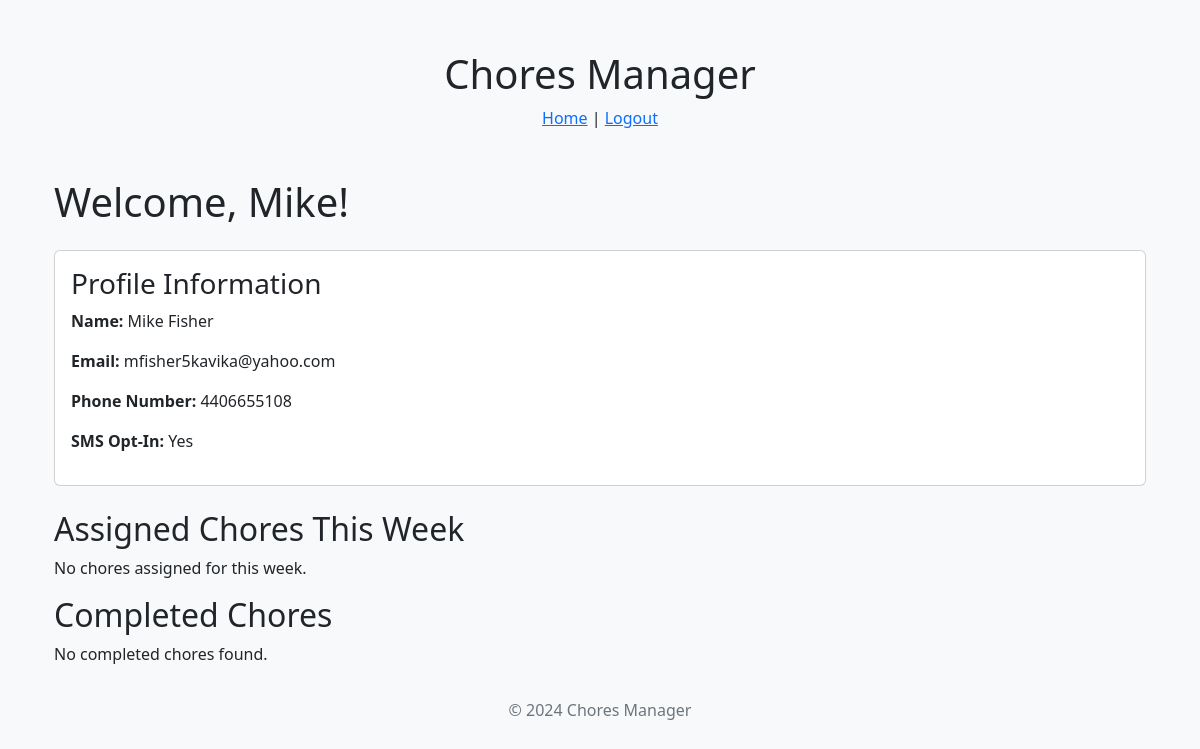
/ (signed in), run on an earlier commit of the app's database.
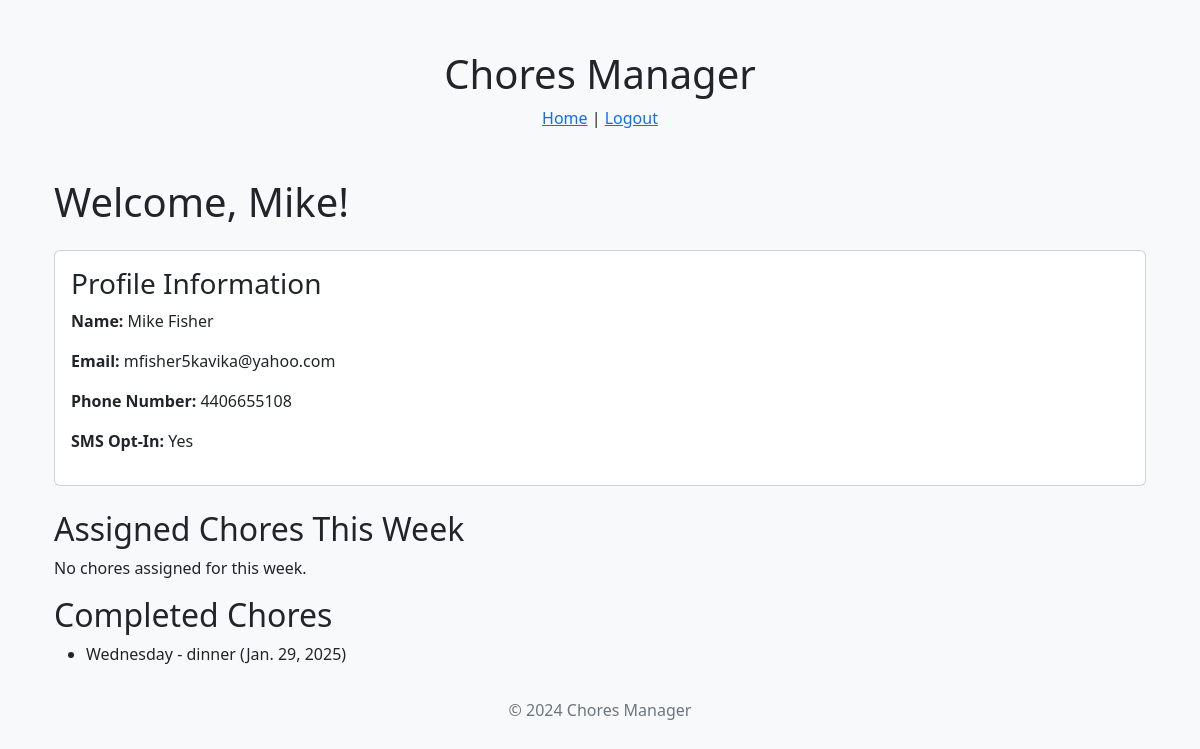
And on a later commit of the database.
### chores_manager/models.py (models this page shows)
class Chore(models.Model):
    WEEKDAY_CHOICES = [
        ('Monday', 'Monday'),
        ('Tuesday', 'Tuesday'),
        ('Wednesday', 'Wednesday'),
        ('Thursday', 'Thursday'),
        ('Friday', 'Friday'),
        ('Saturday', 'Saturday'),
        ('Sunday', 'Sunday'),
    ]
    MEAL_CHOICES = [
        ('Breakfast', 'Breakfast'),
        ('Lunch', 'Lunch'),
        ('Dinner', 'Dinner'),
    ]
    day_of_week = models.CharField(max_length=10, choices=WEEKDAY_CHOICES)
    meal_time = models.CharField(max_length=10, choices=MEAL_CHOICES)
    completed = models.BooleanField(default=False)
    date = models.DateField(null=True, blank=True)
    user = models.ForeignKey(
        'auth.User',
        on_delete=models.SET_NULL,
        null=True,
        blank=True
    )
    def __str__(self):
        return f"{self.day_of_week} - {self.meal_time} ({self.date})"

### chores_manager/views.py (the view)
# urls.py: path("", views.home, name="home"),
@login_required
def home(request):
    user = request.user
    print(request.user)
    today = date.today()
    start_of_week = today - timedelta(days=today.weekday())  # Monday of this week
    end_of_week = start_of_week + timedelta(days=6)  # Sunday of this week
    assigned_chores = Chore.objects.filter(
        date__range=(start_of_week, end_of_week),
        completed=False,
        user=user
    )
    print("assigned chores: ", assigned_chores)
    completed_chores = Chore.objects.filter(
        completed=True,
        user=user
    )
    print("completed chores: ", completed_chores)
    is_staff = user.is_staff
    context = {
        'assigned_chores': assigned_chores,  # Chores assigned for this week
        'completed_chores': completed_chores,  # Chores completed ever
        'is_staff': is_staff,  # Whether the user is staff
    }
    return render(request, 'home.html', context)

### chores_manager/templates/home.html
{% extends 'base.html' %}
{% block content %}
<div class="container mt-4">
    <h1>Welcome, {{ request.user.first_name }}!</h1>
    <div class="card my-4">
        <div class="card-body">
            <h3 class="card-title">Profile Information</h3>
            <div>
                <p><strong>Name:</strong> {{ request.user.first_name }} {{ request.user.last_name }}</p>
                <p><strong>Email:</strong> {{ request.user.email }}</p>
                <p><strong>Phone Number:</strong> {{ request.user.profile.phone_number }}</p>
                <p><strong>SMS Opt-In:</strong> {{ request.user.profile.opt_in_sms|yesno:"Yes,No" }}</p>
            </div>
        </div>
    </div>
    <h2>Assigned Chores This Week</h2>
    {% if assigned_chores %}
        <ul>
            {% for chore in assigned_chores %}
                <li>{{ chore.day_of_week }} - {{ chore.meal_time }} ({{ chore.date }})</li>
            {% endfor %}
        </ul>
    {% else %}
        <p>No chores assigned for this week.</p>
    {% endif %}
    <h2>Completed Chores</h2>
    {% if completed_chores %}
        <ul>
            {% for chore in completed_chores %}
                <li>{{ chore.day_of_week }} - {{ chore.meal_time }} ({{ chore.date }})</li>
            {% endfor %}
        </ul>
    {% else %}
        <p>No completed chores found.</p>
    {% endif %}
</div>
{% endblock %}

What changed in the data, as far as the page shows it:
now on this page (row edited): Chore: day_of_week "Wednesday", meal_time "dinner", date "Jan. 29, 2025"
Also different on the page:
text no longer shown: "No completed chores found."
